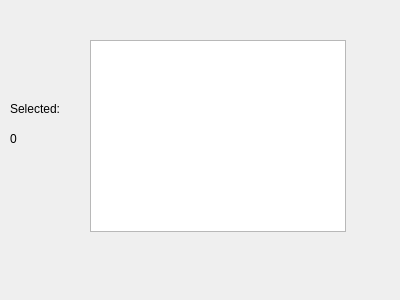
<?xml version="1.0" encoding="UTF-8"?>
<ui version="4.0">
 <class>Form</class>
 <widget class="QWidget" name="Form">
  <property name="geometry">
   <rect>
    <x>0</x>
    <y>0</y>
    <width>400</width>
    <height>300</height>
   </rect>
  </property>
  <property name="windowTitle">
   <string>Form</string>
  </property>
  <widget class="MyGraphicsView" name="graphicsView">
   <property name="geometry">
    <rect>
     <x>90</x>
     <y>40</y>
     <width>256</width>
     <height>192</height>
    </rect>
   </property>
  </widget>
  <widget class="QLabel" name="lblSelected">
   <property name="geometry">
    <rect>
     <x>10</x>
     <y>130</y>
     <width>67</width>
     <height>17</height>
    </rect>
   </property>
   <property name="text">
    <string>0</string>
   </property>
  </widget>
  <widget class="QLabel" name="label">
   <property name="geometry">
    <rect>
     <x>10</x>
     <y>100</y>
     <width>67</width>
     <height>17</height>
    </rect>
   </property>
   <property name="text">
    <string>Selected:</string>
   </property>
  </widget>
 </widget>
 <customwidgets>
  <customwidget>
   <class>MyGraphicsView</class>
   <extends>QGraphicsView</extends>
   <header>MyGraphicsView.h</header>
  </customwidget>
 </customwidgets>
 <resources/>
 <connections/>
</ui>
